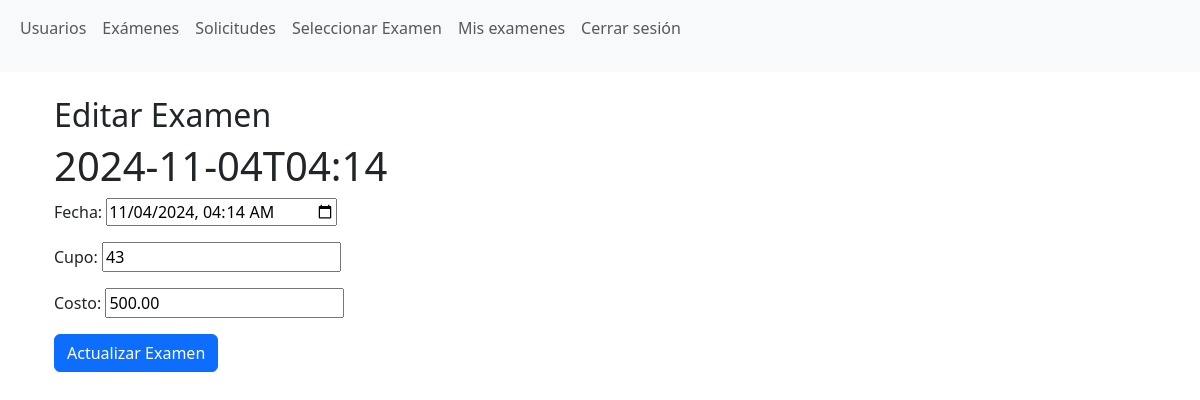
Screenshot of /editar_examen/1/ (signed in) with the database file from the repository.
### aplicacion/models.py (models this page shows, shortened)
class Examen(models.Model):
    fecha = models.DateTimeField()  # Almacena la fecha y hora del examen
    cupo = models.PositiveIntegerField(default=30)
    costo = models.DecimalField(max_digits=6, decimal_places=2, default=500)  # Costo del examen

### aplicacion/views.py (the view)
# urls.py: path('editar_examen/<int:examen_id>/', editar_examen, name='editar_examen'),
@login_required
@user_passes_test(is_admin)
def editar_examen(request, examen_id):
    examen = get_object_or_404(Examen, id=examen_id)
    if request.method == 'POST':
        form = ExamenForm(request.POST, instance=examen)
        if form.is_valid():
            form.save()
            messages.success(request, 'Examen actualizado correctamente.')
            return redirect('lista_examenes')
    else:
        examen.fecha = examen.fecha.strftime('%Y-%m-%dT%H:%M')
        form = ExamenForm(instance=examen)  # Inicializa el formulario con el examen existente
    return render(request, 'editar_examen.html', {'form': form, 'examen': examen})

### aplicacion/forms.py
class ExamenForm(forms.ModelForm):
    class Meta:
        model = Examen
        fields = ['fecha', 'cupo', 'costo']
        widgets = {
            'fecha': forms.DateTimeInput(attrs={'type': 'datetime-local'}),
        }

### aplicacion/views.py (called while the page is built)
def is_admin(user):
    return user.is_staff

### aplicacion/templates/editar_examen.html (shortened to what this page needs)
{% extends 'base.html' %}
{% block content %}
<div class="container">
    <h2>Editar Examen</h2>
    <h1>{{examen.fecha}}</h1>
    <form method="POST">
        {{ form.as_p }}
        <button type="submit" class="btn btn-primary">Actualizar Examen</button>
    </form>
</div>
{% endblock %}

### rows the page displays
Examen: fecha "2024-11-04T04:14", fecha "11/04/2024 04:14", cupo "43", costo "500.00"
